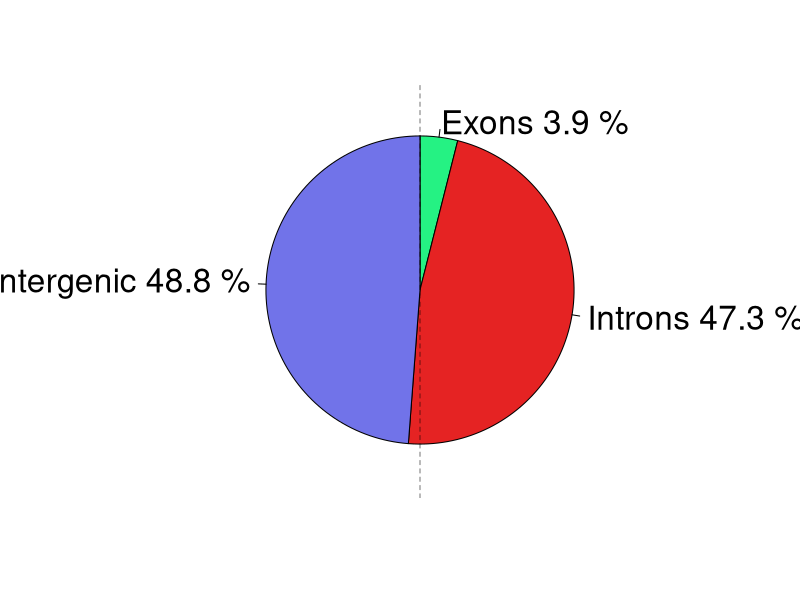

Reproduce this figure in R.
#

#seats = c(102, 94, 18)
#partylabs = c("Sensible Party", "Silly Party", "Dangerous Party")
#pie(seats,clockwise=TRUE, partylabs)
#
#barplot(seats, names=partylabs)

#Homo sapiens	578	145.139	3253.8	128.2	1666.1	1.4	159.9	1798622	294	1638377	6793	GRCh38.p11	x	2001	9

EXON = 128.2
TOTAL = 3253.8
GENE = 1666.1
INTRON = GENE - EXON
INTERGENIC = TOTAL - GENE

features = c(EXON, INTRON, INTERGENIC)
feature_percentages = round(features * 100 / TOTAL,digits=1)
feature_percentages

pdf(file="~/git/genome-size/human_GRCh38.p11_feature_piechart.pdf", width=6, height=6)
pie( features, clockwise=TRUE, col=c("#25f283", "#e52323", "#7173e9"), labels=paste( c("Exons", "Introns", "Intergenic"),feature_percentages,"%"), cex=2 )
abline(v=0, lty=2, col="#00000088")
dev.off()












#